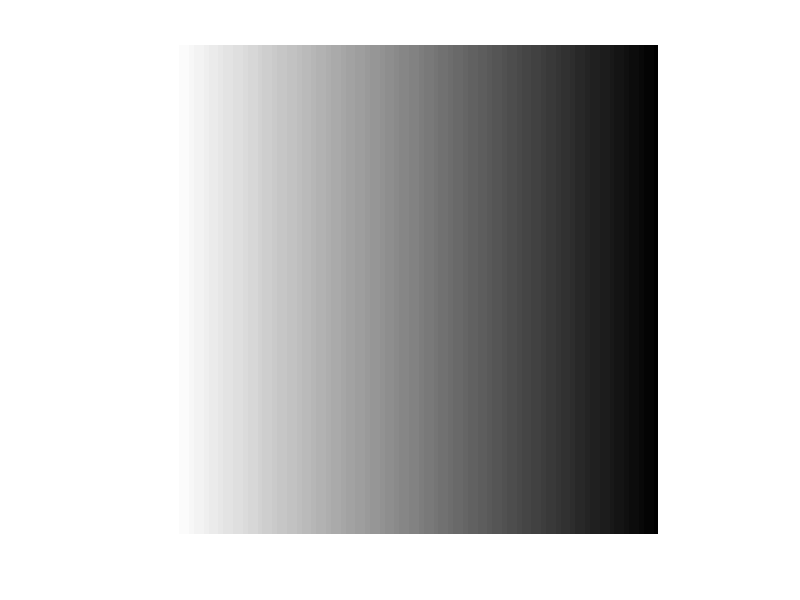

Write the MATLAB code that produced this figure.
clc;
clear;
close all;

% Author : Akide Liu 
% Date : 21 / 03 / 2020 
% License and copyright notice: GNU General Public License v3.0 
% https://github.com/AkideLiu/Matlab/blob/master/LICENSE

% Description : This script that uses nested loops to create a 100 by 100 element 2D array representing an image that shades from white at the left of the image to black at the right of the image


% make a 2d array of values.
% set up an empty array
imageData = [];
imSize = 100;
numRows = imSize;
numCols = imSize;

% populate using a nested loop

for row = [1:numRows]
    % empty vector for row
    imageRow = [];
    for col = [numCols:-1:1]
        % make a pixel val in 0..1
        pixelVal = (col)/(imSize);
        % add value for pixel
        imageRow = [imageRow pixelVal];
    end
    imageData = [imageData; imageRow];
end

% display as an image
imshow(imageData);

% save as an image
imwrite(imageData, 'test4.png');

% load an image
newImageData = imread('test4.png');
whos newImageData;
